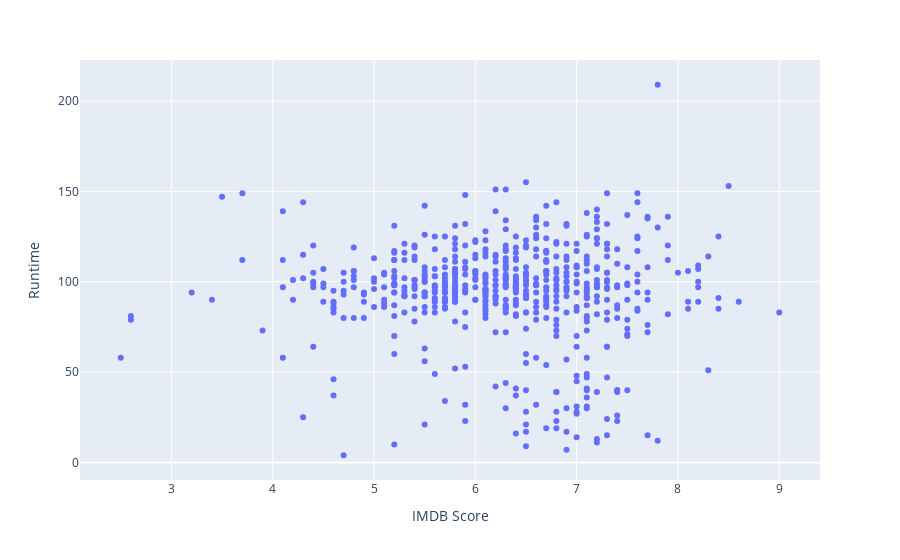

The notebook cell this image was saved under:
### Code cell
fig = px.scatter(netflix_orginal_df, x='IMDB Score', y='Runtime')
fig.show()

### Figure 1 — Plotly figure (JSON) as saved in the notebook; plotly's stock layout.template omitted (floating-point values rounded to 4 significant figures; data arrays with more than 128 entries replaced by an {"elided": "..."} marker saying what was removed)
{"data": [{"hovertemplate": "IMDB Score=%{x}<br>Runtime=%{y}<extra></extra>", "legendgroup": "", "marker": {"color": "#636efa", "symbol": "circle"}, "mode": "markers", "name": "", "orientation": "v", "showlegend": false, "type": "scatter", "x": {"elided": "584 float values"}, "xaxis": "x", "y": {"elided": "584 int values"}, "yaxis": "y"}], "layout": {"legend": {"tracegroupgap": 0}, "margin": {"t": 60}, "xaxis": {"anchor": "y", "domain": [0, 1], "title": {"text": "IMDB Score"}}, "yaxis": {"anchor": "x", "domain": [0, 1], "title": {"text": "Runtime"}}}}
